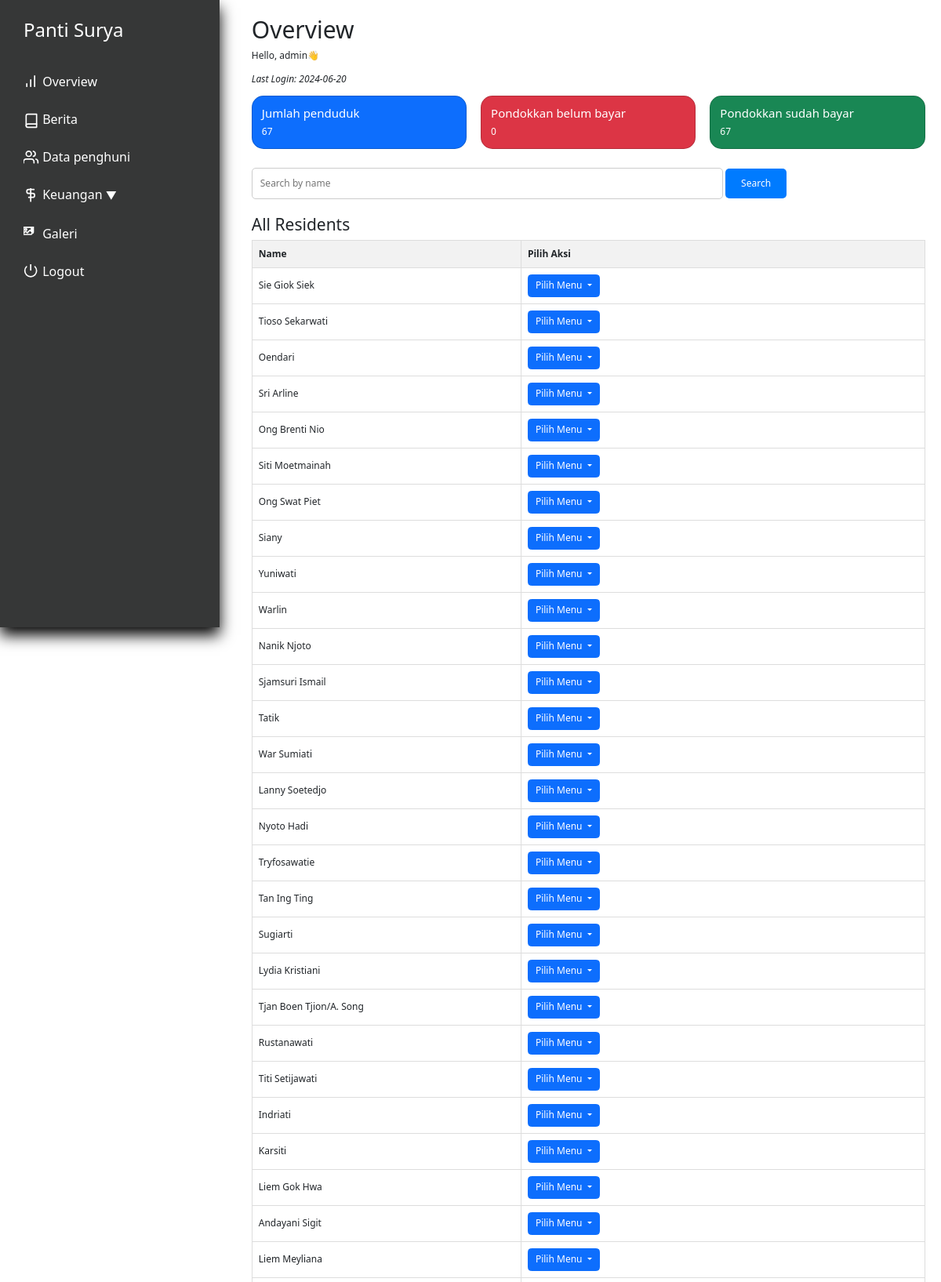
/index.php (signed in, upper part), run on the app's committed database.
### tables this page shows
CREATE TABLE `penduduk` (
  `id` int(11) NOT NULL,
  `nama` varchar(250) NOT NULL,
  `alamat` varchar(100) NOT NULL,
  `tanggal_masuk` date DEFAULT NULL,
  `keuangan_pondokkan` int(11) NOT NULL,
  `keuangan_tabungan` int(11) NOT NULL,
  `keuangan_obat` int(11) NOT NULL,
  `keuangan_total` int(11) NOT NULL,
  `profile_picture` varchar(100) NOT NULL,
  `KTP` varchar(100) DEFAULT NULL,
  `KK` varchar(100) DEFAULT NULL,
  `BPJS` varchar(100) DEFAULT NULL,
  `deposit` int(11) DEFAULT NULL,
  `status` tinyint(1) NOT NULL DEFAULT 0,
  `tempat_lahir` varchar(100) NOT NULL DEFAULT '',
  `agama` varchar(15) NOT NULL DEFAULT ' ',
  `tanggal_lahir` date DEFAULT NULL,
  `nomor_induk` int(11) NOT NULL DEFAULT 0,
  `kwitansi_path` varchar(300) DEFAULT NULL,
  `bukti_path` varchar(300) DEFAULT NULL
);

### utils.php (called while the page is built, shortened)
<?php
class myDB
{
    private $host = "localhost";
    private $username = "root";
    private $password = "";
    private $database = "pantisurya";
    private $db;
    function __construct()
    {
        if ($this->db == null) {
            try {
                $this->db = new PDO("mysql:host=$this->host;dbname=$this->database", $this->username, $this->password);
                $this->db->setAttribute(PDO::ATTR_ERRMODE, PDO::ERRMODE_EXCEPTION);
            } catch (PDOException $e) {
                echo "Connection failed: " . $e->getMessage();
            }
        }
    }
    public function prepare($query)
    {
        return $this->db->prepare($query);
    }
    function getCountPenduduk(){
        $query = "SELECT COUNT(*) AS total_residents FROM penduduk WHERE status=0";
        $res = $this->db->prepare($query);
        $res->execute();
        $total_residents = $res->fetch(PDO::FETCH_ASSOC)['total_residents'];
        return $total_residents;
    }
    function getCountUnpaidPondokan(){
        $query = "SELECT penduduk_id, SUM(tagihan) AS unpaid FROM data_pondokkan WHERE status=0 GROUP BY penduduk_id";
        $stmt = $this->db->prepare($query);
        $stmt->execute();
        return count($stmt->fetchAll(PDO::FETCH_ASSOC));
    }
}

### index.php (the view, shortened to what this page needs)
<?php
require "utils.php";
$db = new myDB();
$total_residents = $db->getCountPenduduk();
$total_unpaid = $db->getCountUnpaidPondokan();
$stmt_all_residents = $db->prepare("SELECT * FROM penduduk");
$stmt_all_residents->execute();
$residents = $stmt_all_residents->fetchAll(PDO::FETCH_ASSOC);
?>
<!DOCTYPE html>
<html lang="en">
<head>
    <?php include "layout/stylejquerynbs5.php" ?>
    <link rel="stylesheet" href="layout/indexstyle.css">
</head>
<body>
    <div class="app">
        <div class="dashboard">
            <?php include 'nav.php'?>
            <div class="main">
                <div class="pad">
                    <h1>Overview</h1>
                    <p>Hello, <?php echo isset($_SESSION["username"]) ? $_SESSION["username"] : 'N/A'; ?>👋</p>
                    <p style="font-style: italic;">Last Login: <?php echo isset($_SESSION["last_access"]) ? $_SESSION["last_access"] : 'N/A'; ?></p>
                    <div class="overview-info row justify-content-between">
                        <div class="col">
                            <div class="card text-bg-primary">
                                <div class="row g-0">
                                    <div class="col">
                                        <div class="card-body">
                                            <h5 class="card-title">Jumlah penduduk</h5>
                                            <p class="card-text"><?php echo $total_residents ?></p>
                                        </div>
                                    </div>
                                </div>
                            </div>
                        </div>
                        <div class="col">
                            <div class="card text-bg-danger">
                                <div class="row g-0">
                                    <div class="col">
                                        <div class="card-body">
                                            <h5 class="card-title">Pondokkan belum bayar</h5>
                                            <p class="card-text"><?php echo $total_unpaid ?></p>
                                        </div>
                                    </div>
                                </div>
                            </div>
                        </div>
                        <div class="col">
                            <div class="card text-bg-success">
                                <div class="row g-0">
                                    <div class="col">
                                        <div class="card-body">
                                            <h5 class="card-title">Pondokkan sudah bayar</h5>
                                            <p class="card-text"><?php echo (int)$total_residents-$total_unpaid ?></p>
                                        </div>
                                    </div>
                                </div>
                            </div>
                        </div>
                    </div>
                    <div class="search-bar">
                        <form method="POST">
                            <input type="text" name="search" placeholder="Search by name" class="search-input">
                            <button type="submit" class="search-button">Search</button>
                        </form>
                    </div>
                    <div class="residents-table">
                        <h3>All Residents</h3>
                        <table class="resident-table">
                            <thead>
                                <tr>
                                    <th scope="col">Name</th>
                                    <th scope="col" colspan="2" style="width: 60%;">Pilih Aksi </th>
                                </tr>
                            </thead>
                            <tbody>
                                <?php
                                foreach($residents as $resident){
                                    echo
                                    '
                                    <tr>
                                    <td>'. $resident["nama"] .'</td>
                                    <td>
                                        <div class="dropdown">
                                        <button class="btn btn-primary dropdown-toggle" type="button" data-bs-toggle="dropdown" aria-expanded="false">
                                            Pilih Menu
                                        </button>
                                        <ul class="dropdown-menu">
                                            <li><a class="dropdown-item" href="laporanobat.php?id='.$resident["id"].'">Lihat pengobatan</a></li>
                                            <li><a class="dropdown-item" href="laporanTabungan.php?id='.$resident["id"].'">Lihat tabungan</a></li>
                                            <li><a class="dropdown-item" href="laporanPondokkan.php?id='.$resident["id"].'">Lihat pondokkan</a></li>
                                        </ul>
                                        </div>
                                    </td>
                                    </tr>
                                    ';
                                }
                                ?>
                            </tbody>
                        </table>
                    </div>
                </div>
            </div>
        </div>
    </div>
</body>
</html>

### layout/indexstyle.css (style rules this page uses)
:root { --side-nav-width: 280px; --bs-border-color: #8a8e91; font-family: 'Roboto', sans-serif; }
* { box-sizing: border-box; margin: 0; padding: 0; }
.pad { padding: 1.7rem; }
.dashboard { display: flex; flex-direction: row; gap: 1.7rem; }
.main { flex: 1; min-height: 100vh; }
@media (max-width: 1366px) { html { font-size: 75%; } }

### index.php (style rules this page uses)
.search-bar { margin-bottom: 20px; }
.search-input { width: 70%; padding: 10px; border-radius: 5px; border: 1px solid #ccc; }
.search-button { padding: 10px 20px; border-radius: 5px; background-color: #007bff; color: #fff; border: none; cursor: pointer; }
.resident-table { width: 100%; border-collapse: collapse; }
.resident-table th, .resident-table td { border: 1px solid #ddd; padding: 8px; text-align: left; }
.resident-table th { background-color: #f2f2f2; }
.overview-info { margin-bottom: 2rem; }
.card { border-radius: 15px; }

### data on the page
penduduk: nama "Sie Giok Siek"
penduduk: nama "Tioso Sekarwati"
penduduk: nama "Oendari"
penduduk: nama "Sri Arline"
penduduk: nama "Ong Brenti Nio"
penduduk: nama "Siti Moetmainah"
penduduk: nama "Ong Swat Piet"
penduduk: nama "Siany"
penduduk: nama "Yuniwati"
penduduk: nama "Warlin"
penduduk: nama "Nanik Njoto"
penduduk: nama "Sjamsuri Ismail"
penduduk: nama "Tatik"
penduduk: nama "War Sumiati"
penduduk: nama "Lanny Soetedjo"
penduduk: nama "Nyoto Hadi"
penduduk: nama "Tryfosawatie"
penduduk: nama "Tan Ing Ting"
penduduk: nama "Sugiarti"
penduduk: nama "Lydia Kristiani"
penduduk: nama "Tjan Boen Tjion/A. Song"
penduduk: nama "Rustanawati"
penduduk: nama "Titi Setijawati"
penduduk: nama "Indriati"
penduduk: nama "Karsiti"
penduduk: nama "Liem Gok Hwa"
penduduk: nama "Andayani Sigit"
penduduk: nama "Liem Meyliana"

### other printed values
$_SESSION["username"] "admin"
$_SESSION["last_access"] "2024-06-20"
$total_residents "67"
$total_unpaid "0"
